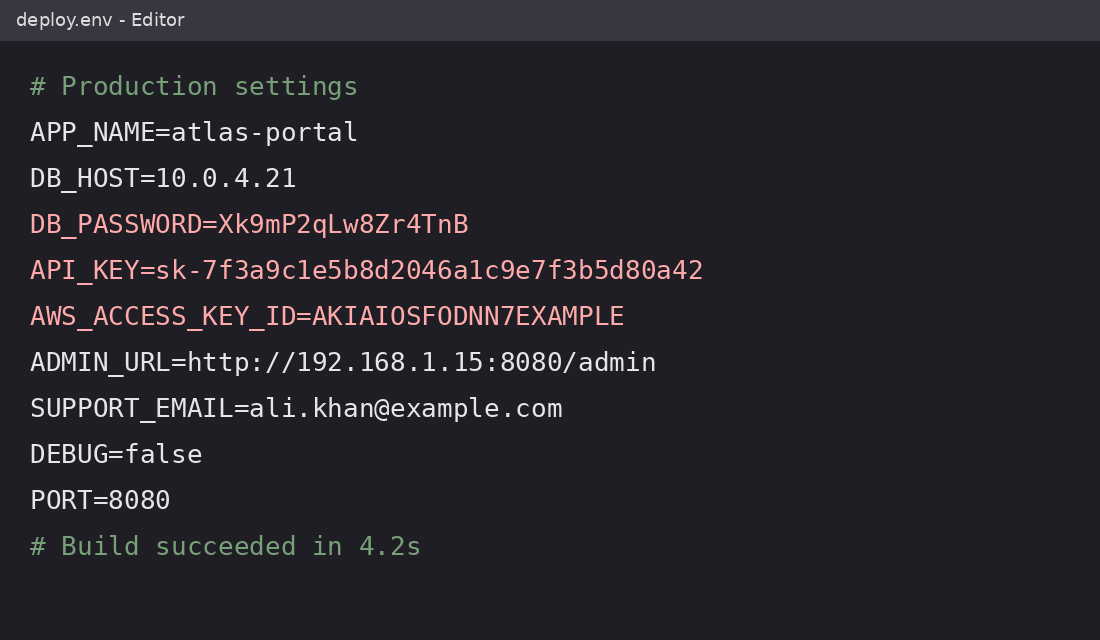
#> input picture data/screenshots/test_01_env_file.png, 1100 x 640 px; its folder holds 8 pictures in this run
$ jupyter execute --allow-errors 09_classify_highlight_clean.ipynb
#> lines starting #> are read from the running program, lines starting #| are printed output that depends on the picture
### src/ocr_module.py
# [47 lines of commented-out code are left out]

"""LeakLens OCR: reads text and its position from a screenshot with EasyOCR.

    ocr_image(img, scale=2.0)  -> list of {text, x, y, w, h, conf}   (x, y, w, h in ORIGINAL image pixels)

Memory safety: EasyOCR's text finder needs gigabytes of RAM on a big image.  The image sent to it is
therefore capped at MAX_SIDE pixels on its longest side, and if the computer still runs out of memory the
image is retried at smaller sizes (FALLBACK_SIDES) before giving up with a readable message.
"""
import gc

import cv2
import easyocr

MAX_SIDE = 2200                      # longest side (pixels) sent to OCR; lower = less memory, less detail
FALLBACK_SIDES = (1600, 1200, 900)   # tried in this order if memory runs out

_reader = None


# [29 lines left out: functions get_reader, merge_same_line, not called in this run]


def _out_of_memory(err):
    msg = str(err).lower()
    return isinstance(err, MemoryError) or "not enough memory" in msg or "out of memory" in msg or "alloc" in msg


# [33 lines left out: function ocr_image, not called in this run]

### notebooks/09_classify_highlight_clean.ipynb
# 09 - Classify OCR Text and Highlight Sensitive Regions
Run the cells **top to bottom**. Cells 1 and 2 define everything. After that, each image is one line: `run("file.png")`.

[cell 1]
# CELL 1 - imports, model, OCR
import os, sys, re, importlib
import cv2, joblib
import numpy as np
import pandas as pd
import matplotlib.pyplot as plt
from IPython.display import display

sys.path.append("../src")
import ocr_module
importlib.reload(ocr_module)
from ocr_module import ocr_image

#> (the rest of this cell did not finish here and is left out)

[cell 2]
# CELL 2 - the detector: model + sanity checks + fixed-format rules
DATE = re.compile(r"\d{4}[-/.]\d{1,2}[-/.]\d{1,2}|\d{1,2}[-/.]\d{1,2}[-/.]\d{2,4}")
PHONE_PART = re.compile(r"(?<![\w$-])\+?\(?\d[\d\s().-]{6,}\d(?![\w])")
ID_LIKE = re.compile(r"[A-Z]{2,6}-\d+(?:-\d+)*")
URLISH = re.compile(r"(?i)https?://|\.(?:local|corp|internal|lan)\b|\b\d{1,3}(?:\.\d{1,3}){3}\b|localhost")

# [27 lines left out: functions phone_ok, credential_ok, normalize, not called in this run]

_PRIV = (r"(?:localhost|127\.\d+\.\d+\.\d+|10\.\d+\.\d+\.\d+|192\.168\.\d+\.\d+"
         r"|172\.(?:1[6-9]|2\d|3[01])\.\d+\.\d+)")
RULES = [
    ("credential", re.compile(r"AKIA[0-9A-Z]{12,20}")),
    ("credential", re.compile(r"gh[pousr]_[A-Za-z0-9]{20,}")),
    ("credential", re.compile(r"(?<![A-Za-z0-9])sk-[A-Za-z0-9]{16,}")),
    ("credential", re.compile(r"(?i)bearer\s+[A-Za-z0-9._\-]{15,}")),
    ("credential", re.compile(r"(?i)(?:pass(?:word|wd)?|pwd|secret|token|api[_-]?key|access[_-]?key"
                              r"|private[_-]?key)\w*\s*[:=]\s*['\"]?(?=\S*\d)\S{4,}")),
    ("credential", re.compile(r"(?i)\b(?:password|passwd|pwd)\s+(?:is\s+)?['\"]?(?=\S*\d)\S{6,}")),
    ("url_internal", re.compile(r"(?i)https?://" + _PRIV)),
    ("url_internal", re.compile(r"(?i)https?://[\w.-]+\.(?:local|corp|internal|lan)\b")),
    ("email", re.compile(r"[\w.+-]+@[\w-]+(?:\.[\w-]+)+")),
]

# [31 lines left out: function classify, not called in this run]

[cell 3]
# CELL 3 - one function that does everything for one image
SHOTS = "../data/screenshots/"
OCR_CACHE = {}          # OCR is slow, so each image is read only once
COLORS = {"email": (255, 100, 0), "phone": (0, 140, 255),
          "url_internal": (200, 0, 160), "credential": (0, 0, 230)}   # BGR colors

def run(name, threshold=0.40):
#> called with name = 'test_01_env_file.png', threshold = 0.4
    img = cv2.imread(SHOTS + name)
#> img is the input picture: shape (640, 1100, 3); mean B, G, R 43.2, 37.4, 38.4
    assert img is not None, f"Image not found: {SHOTS + name}"
    if name not in OCR_CACHE:
        OCR_CACHE[name] = ocr_image(img)
    res = classify(OCR_CACHE[name], threshold)

    table = pd.DataFrame(res)[["text", "label", "prob", "source", "conf"]] if res else pd.DataFrame()
    flagged = table[table["label"] != "safe"] if len(table) else table
    print(f"{name}: {len(flagged)} flagged out of {len(table)} pieces (threshold {threshold})")
    display(flagged if len(flagged) else "nothing flagged")

    out = img.copy()
    for it in res:
        if it["label"] == "safe":
            continue
        c = COLORS[it["label"]]
        x, y, w, h = it["x"], it["y"], it["w"], it["h"]
        cv2.rectangle(out, (x, y), (x + w, y + h), c, 3)
        cv2.putText(out, f'{it["label"]} {it["prob"]:.0%}', (x, max(y - 6, 14)),
                    cv2.FONT_HERSHEY_SIMPLEX, 0.55, c, 2)
    cv2.imwrite(f"../report/figures/highlight_{os.path.splitext(name)[0]}.png", out)
    plt.figure(figsize=(12, 7))
    plt.imshow(cv2.cvtColor(out, cv2.COLOR_BGR2RGB))
    plt.title(name); plt.axis("off"); plt.show()
    return res

[cell 4]
# CELL 4 - test screenshots (expected flagged: test_01 = 5, test_02 = 4, test_03 = 3, test_04 = 0)
run("test_01_env_file.png")
#> (the call stopped at in get_reader, `_reader = easyocr.Reader(["en"], gpu=False)`: easyocr is not available in this run)

[cell 5]
run("test_02_chat.png")
#> call 2 of run, with name = 'test_02_chat.png', threshold = 0.4
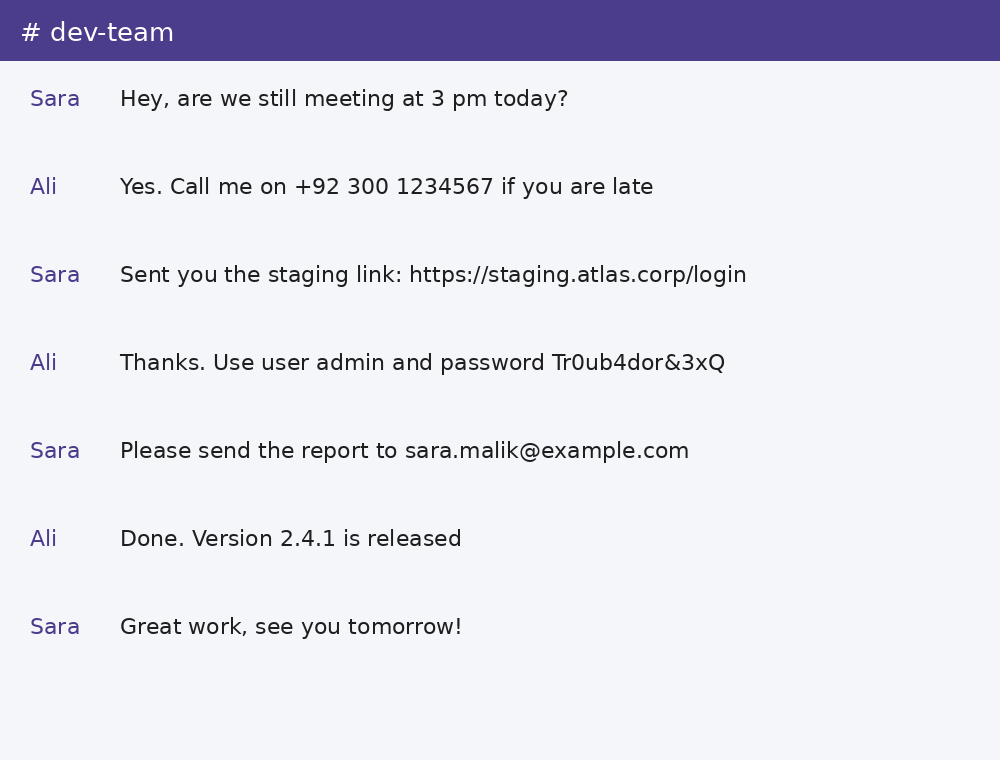
#> input picture data/screenshots/test_02_chat.png, 1000 x 760 px
#> in run, img is the input picture: shape (760, 1000, 3); mean B, G, R 236.6, 226.6, 226.9
#> (the call stopped at in get_reader, `_reader = easyocr.Reader(["en"], gpu=False)`: easyocr is not available in this run)

[cell 6]
run("test_03_code_editor.png")
#> call 3 of run, with name = 'test_03_code_editor.png', threshold = 0.4
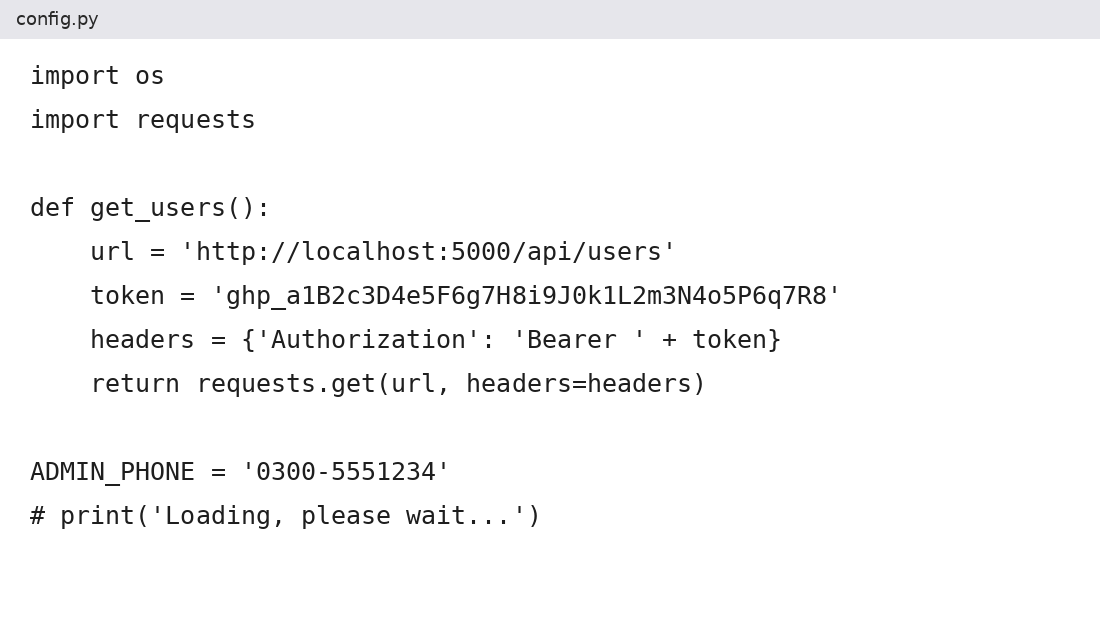
#> input picture data/screenshots/test_03_code_editor.png, 1100 x 620 px
#> in run, img is the input picture: shape (620, 1100, 3); mean B, G, R 247.6, 247.3, 247.3
#> (the call stopped at in get_reader, `_reader = easyocr.Reader(["en"], gpu=False)`: easyocr is not available in this run)

[cell 7]
run("test_04_safe_control.png")      # no secrets in this one, so nothing should be flagged
#> call 4 of run, with name = 'test_04_safe_control.png', threshold = 0.4
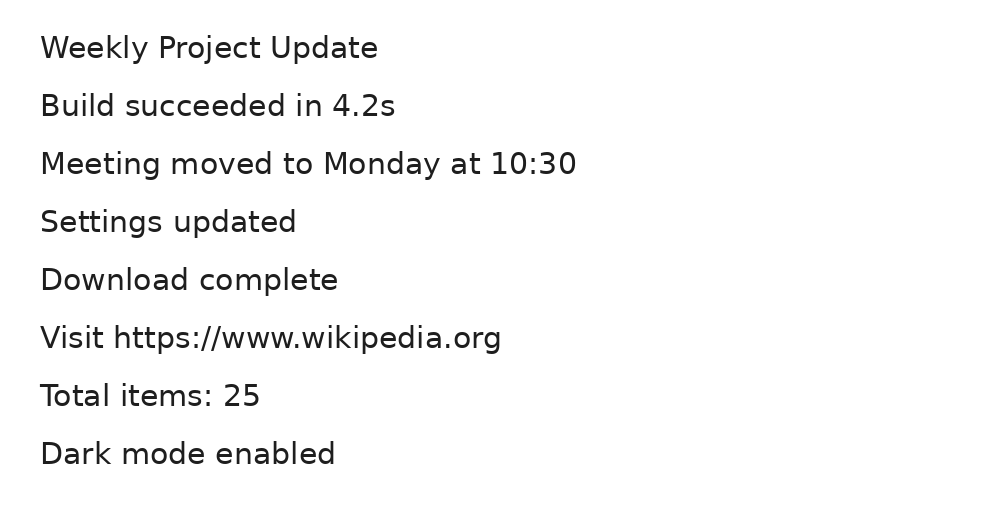
#> input picture data/screenshots/test_04_safe_control.png, 1000 x 520 px
#> in run, img is the input picture: shape (520, 1000, 3); min 30, max 255, mean 247.2
#> (the call stopped at in get_reader, `_reader = easyocr.Reader(["en"], gpu=False)`: easyocr is not available in this run)

#> (a cell that did not finish here is left out)

#> (a cell that did not finish here is left out)

#> (a cell that did not finish here is left out)

#> (a cell that did not finish here is left out)

[cell 12]
# CELL 6 - how does the threshold change the number of flagged pieces? (uses the cached OCR, so it is fast)
rows = []
for th in [0.2, 0.3, 0.4, 0.5, 0.6, 0.8]:
    row = {"threshold": th}
    for name, its in OCR_CACHE.items():
        row[name[:7]] = sum(r["label"] != "safe" for r in classify(its, th))
    rows.append(row)
pd.DataFrame(rows)
